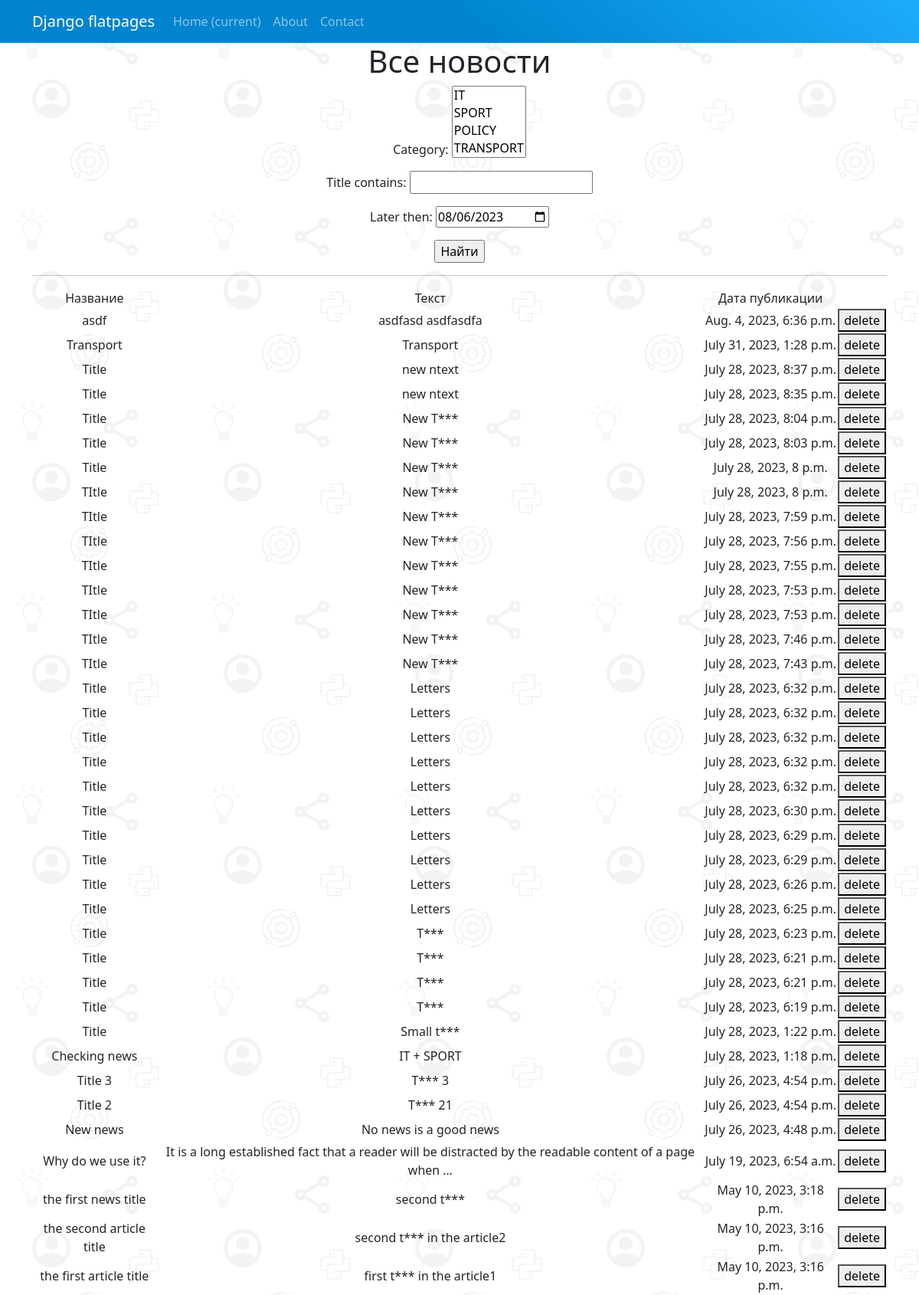
The app's page /news/search/ with its own data.
### NewsPortal/models.py (models this page shows, shortened)
class Post(models.Model):
    author = models.ForeignKey(Author, on_delete=models.CASCADE)
    ARTICLE = 'ART'
    NEWS = 'NWS'
    CATEGORY_CHOICES = (
        (ARTICLE, 'statya'),
        (NEWS, 'HoBocTb')
    )
    categoryType = models.CharField(
        max_length=3, choices=CATEGORY_CHOICES, default=ARTICLE)
    dateCreation = models.DateTimeField(auto_now_add=True)
    postCategory = models.ManyToManyField(Category, through='PostCategory')
    title = models.CharField(max_length=128)
    text = models.TextField()
    rating = models.IntegerField(default=0)

### NewsPortal/views.py (the view)
# urls.py: path('search/', PostSearchView.as_view()),
class PostSearchView(ListView):
    model = Post
    template_name = "search.html"
    context_object_name = 'posts_search'
    ordering = '-dateCreation'
    paginated_by = 10
    def get_queryset(self):
        queryset = Post.objects.all().order_by('-dateCreation')
        self.filterset = PostFilter(self.request.GET, queryset=queryset)
        return self.filterset.qs
    def get_context_data(self, **kwargs):
        context = super().get_context_data(**kwargs)
        context['filterset'] = self.filterset
        return context

### NewsPortal/models.py (called while the page is built)
    def __str__(self):
        return self.name

### NewsPortal/templatetags/censor.py (called while the page is built)
@register.filter()
def censor_profanities(value):
    words = value.split()
    for idx, word in enumerate(words):
        lower_word = word.lower()
        if lower_word in [prof.lower() for prof in PROFANITIES]:
            censored_word = word[0] + '*' * (len(word) - 1)
            words[idx] = censored_word
    return ' '.join(words)

### templates/search.html (shortened to what this page needs)
{% extends 'flatpages/default.html' %}
{% load censor %}
{% load custom_tags %}
{% block content %}
<h1>Все новости</h1>
<form action="" method="get">
    {{ filterset.form.as_p }}
    <input type="submit" value="Найти" />
</form>
<hr>
{% if posts_search %}
<table>
    <tr>
        <td>Название</td>
        <td>Текст</td>
        <td>Дата публикации</td>
    </tr>
    {% for post in posts_search %}
    <tr>
        <td>{{ post.title|censor_profanities }}</td>
        <td>{{ post.text|truncatewords:20|censor_profanities }}</td>
        <td>{{ post.dateCreation }}</td>
        <td>
            <a href='{{post.pk}}/delete/'><button pk='del'>delete</button></a>
        </td>
    </tr>
    {% endfor %}
</table>
{% else %}
<h2>Новостей нет</h2>
{% endif %}
{% endblock content %}

### records on screen
Post: title|censor_profanities "asdf", text|censor_profanities "asdfasd asdfasdfa", dateCreation "Aug. 4, 2023, 6:36 p.m."
Post: title|censor_profanities "Transport", text|censor_profanities "Transport", dateCreation "July 31, 2023, 1:28 p.m."
Post: title|censor_profanities "Title", text|censor_profanities "new ntext", dateCreation "July 28, 2023, 8:37 p.m."
Post: title|censor_profanities "Title", text|censor_profanities "new ntext", dateCreation "July 28, 2023, 8:35 p.m."
Post: title|censor_profanities "Title", text|censor_profanities "New T***", dateCreation "July 28, 2023, 8:04 p.m."
Post: title|censor_profanities "Title", text|censor_profanities "New T***", dateCreation "July 28, 2023, 8:03 p.m."
Post: title|censor_profanities "Title", text|censor_profanities "New T***", dateCreation "July 28, 2023, 8 p.m."
Post: title|censor_profanities "TItle", text|censor_profanities "New T***", dateCreation "July 28, 2023, 8 p.m."
Post: title|censor_profanities "TItle", text|censor_profanities "New T***", dateCreation "July 28, 2023, 7:59 p.m."
Post: title|censor_profanities "TItle", text|censor_profanities "New T***", dateCreation "July 28, 2023, 7:56 p.m."
Post: title|censor_profanities "TItle", text|censor_profanities "New T***", dateCreation "July 28, 2023, 7:55 p.m."
Post: title|censor_profanities "TItle", text|censor_profanities "New T***", dateCreation "July 28, 2023, 7:53 p.m."
Post: title|censor_profanities "TItle", text|censor_profanities "New T***", dateCreation "July 28, 2023, 7:53 p.m."
Post: title|censor_profanities "TItle", text|censor_profanities "New T***", dateCreation "July 28, 2023, 7:46 p.m."
Post: title|censor_profanities "TItle", text|censor_profanities "New T***", dateCreation "July 28, 2023, 7:43 p.m."
Post: title|censor_profanities "Title", text|censor_profanities "Letters", dateCreation "July 28, 2023, 6:32 p.m."
Post: title|censor_profanities "Title", text|censor_profanities "Letters", dateCreation "July 28, 2023, 6:32 p.m."
Post: title|censor_profanities "Title", text|censor_profanities "Letters", dateCreation "July 28, 2023, 6:32 p.m."
Post: title|censor_profanities "Title", text|censor_profanities "Letters", dateCreation "July 28, 2023, 6:32 p.m."
Post: title|censor_profanities "Title", text|censor_profanities "Letters", dateCreation "July 28, 2023, 6:32 p.m."
Post: title|censor_profanities "Title", text|censor_profanities "Letters", dateCreation "July 28, 2023, 6:30 p.m."
Post: title|censor_profanities "Title", text|censor_profanities "Letters", dateCreation "July 28, 2023, 6:29 p.m."
Post: title|censor_profanities "Title", text|censor_profanities "Letters", dateCreation "July 28, 2023, 6:29 p.m."
Post: title|censor_profanities "Title", text|censor_profanities "Letters", dateCreation "July 28, 2023, 6:26 p.m."
Post: title|censor_profanities "Title", text|censor_profanities "Letters", dateCreation "July 28, 2023, 6:25 p.m."
Post: title|censor_profanities "Title", text|censor_profanities "T***", dateCreation "July 28, 2023, 6:23 p.m."
Post: title|censor_profanities "Title", text|censor_profanities "T***", dateCreation "July 28, 2023, 6:21 p.m."
Post: title|censor_profanities "Title", text|censor_profanities "T***", dateCreation "July 28, 2023, 6:21 p.m."
Post: title|censor_profanities "Title", text|censor_profanities "T***", dateCreation "July 28, 2023, 6:19 p.m."
Post: title|censor_profanities "Title", text|censor_profanities "Small t***", dateCreation "July 28, 2023, 1:22 p.m."
Post: title|censor_profanities "Checking news", text|censor_profanities "IT + SPORT", dateCreation "July 28, 2023, 1:18 p.m."
Post: title|censor_profanities "Title 3", text|censor_profanities "T*** 3", dateCreation "July 26, 2023, 4:54 p.m."
Post: title|censor_profanities "Title 2", text|censor_profanities "T*** 21", dateCreation "July 26, 2023, 4:54 p.m."
Post: title|censor_profanities "New news", text|censor_profanities "No news is a good news", dateCreation "July 26, 2023, 4:48 p.m."
Post: title|censor_profanities "Why do we use it?", text|censor_profanities "It is a long established fact that a reader will be distracted by the readable content of a page when …", dateCreation "July 19, 2023, 6:54 a.m."
Post: title|censor_profanities "the first news title", text|censor_profanities "second t***", dateCreation "May 10, 2023, 3:18 p.m."
Post: title|censor_profanities "the second article title", text|censor_profanities "second t*** in the article2", dateCreation "May 10, 2023, 3:16 p.m."
Post: title|censor_profanities "the first article title", text|censor_profanities "first t*** in the article1", dateCreation "May 10, 2023, 3:16 p.m."
